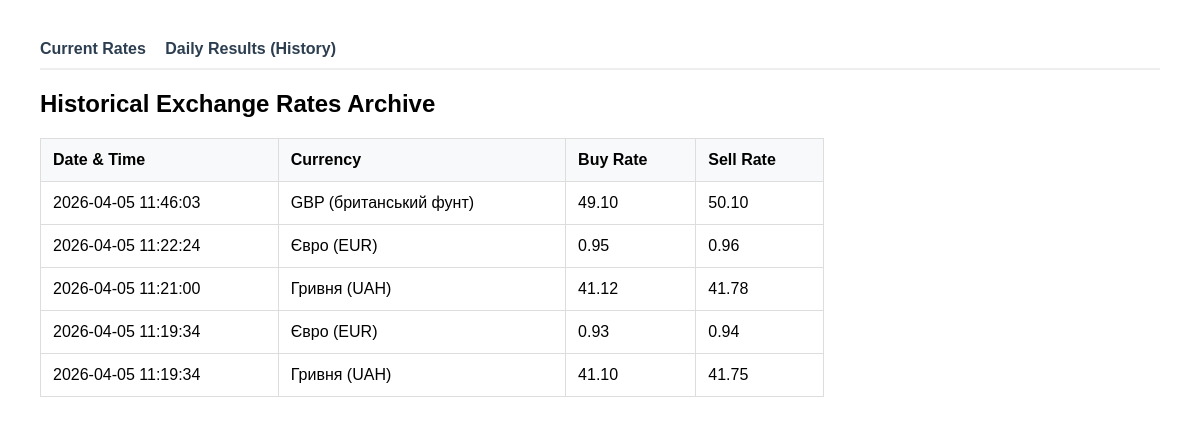
Before: /history/ with the older database file.
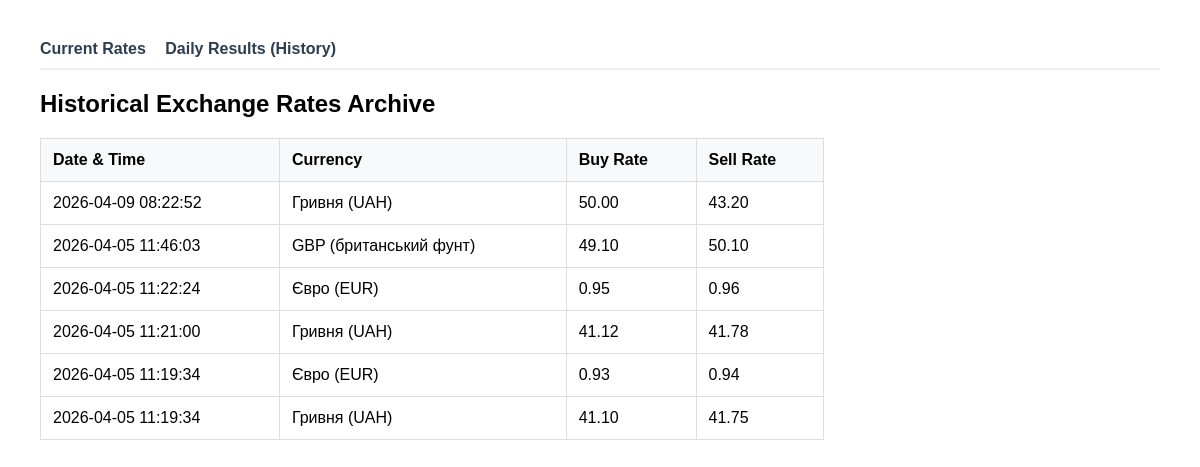
After: the same page with the newer database file.
### api/models.py (models this page shows, shortened)
class Currency(models.Model):
    name = models.CharField(max_length=30)
    buy_rate = models.DecimalField(max_digits=10, decimal_places=2)
    sell_rate = models.DecimalField(max_digits=10, decimal_places=2)
    created_at = models.DateTimeField(auto_now_add=True)

### api/views.py (the view)
# urls.py: path("history/", views.history, name="history"),
def history(request):
    all_rates = Currency.objects.all().order_by('-created_at', 'name')
    return render(request, 'history.html', {
        'all_rates': all_rates
    })

### api/templates/history.html (shortened to what this page needs)
<!DOCTYPE html>
<html lang="en">
<head>
</head>
<body>
    <nav>
        <a href="{% url 'index' %}">Current Rates</a>
        <a href="{% url 'history' %}">Daily Results (History)</a>
    </nav>
    <h2>Historical Exchange Rates Archive</h2>
    <table>
        <thead>
            <tr>
                <th>Date & Time</th>
                <th>Currency</th>
                <th>Buy Rate</th>
                <th>Sell Rate</th>
            </tr>
        </thead>
        <tbody>
            {% for rate in all_rates %}
            <tr>
                <td>{{ rate.created_at|date:"Y-m-d H:i:s" }}</td>
                <td>{{ rate.name }}</td>
                <td>{{ rate.buy_rate }}</td>
                <td>{{ rate.sell_rate }}</td>
            </tr>
            {% empty %}
            <tr><td colspan="4">No historical data found.</td></tr>
            {% endfor %}
        </tbody>
    </table>
</body>
</html>

### api/templates/history.html (style rules this page uses)
body { font-family: sans-serif; margin: 40px; }
nav { margin-bottom: 20px; border-bottom: 2px solid #eee; padding-bottom: 10px; }
nav a { margin-right: 15px; text-decoration: none; font-weight: bold; color: #2c3e50; }
table { width: 70%; border-collapse: collapse; }
th, td { border: 1px solid #ddd; padding: 12px; text-align: left; }
th { background-color: #f8f9fa; }

Changed rows visible on the page:
added Currency: created_at "2026-04-09 08:22:52", name "Гривня (UAH)", buy_rate "50.00", sell_rate "43.20"
